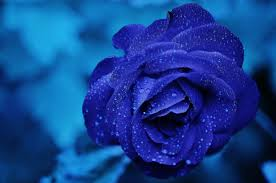
#> input picture img.jpeg, 276 x 183 px
$ python histogram_with_mask.py --image img.jpeg
#> lines starting #> are read from the running program, lines starting #| are printed output that depends on the picture; after the words box and inside, x2 and y2 are one past the last pixel; in counts of white or black regions, pixels touching at a corner belong together
import numpy as np
import cv2 as cv
import argparse
from matplotlib import pyplot as plt

def plot_histogram(image , title, mask = None) :
	chans  = cv.split(image)
	colors = ("b","g","r")
	plt.figure()
	plt.title(title)
	plt.xlabel("Bins")
	plt.ylabel("# of Pixels")
	for (chan,color) in zip(chans,colors) :
		hist = cv.calcHist([chan],[0],mask,[256],[0,256])
		plt.plot(hist, color = color)
		plt.xlim([0,256])


parser = argparse.ArgumentParser()
parser.add_argument("-i","--image",required = True,help = "HELP???")
args = parser.parse_args()

image = cv.imread(args.image)
#> image is the input picture: shape (183, 276, 3); mean B, G, R 144.6, 64.9, 19.3
cv.imshow("Original",image)
plot_histogram(image,"Histogram for original image")
#> the loop in plot_histogram, `for (chan,color) in zip(chans,colors) :` made 3 passes
#> color on passes 1 to 3: 'b', 'g', 'r'

mask = np.zeros(image.shape[:2],dtype = 'uint8')
cv.rectangle(mask,(15,15),(100,100),255,-1)
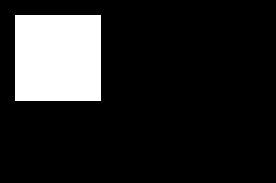
#> mask: shape (183, 276); 14.6% white; 1 white region, box (x1, y1, x2, y2) and area: (15, 15, 101, 101) 7396
cv.imshow("Mask",mask)

masked = cv.bitwise_and(image,image,mask = mask)
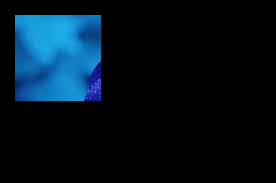
#> masked: shape (183, 276, 3); mean B, G, R 27.7, 17.4, 2.7
cv.imshow("Masked Image",masked)

plot_histogram(image,"Histogram for Masked image",mask = mask)
#> the loop in plot_histogram (call 2), `for (chan,color) in zip(chans,colors) :` made 3 passes
plt.show()
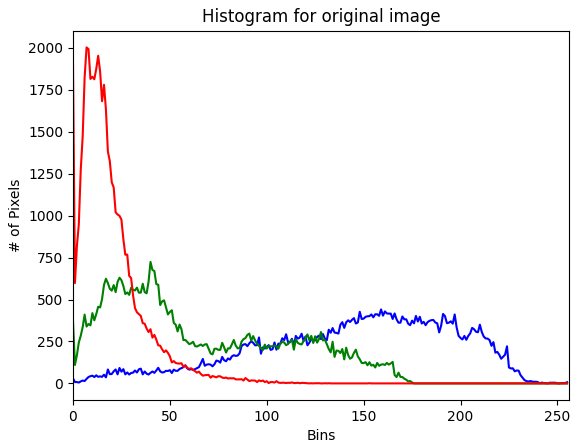
#> figure drawn by matplotlib, 1 panel; curve peaks at x = 159, y = 441; curve peaks at x = 40, y = 724; curve peaks at x = 7, y = 2003
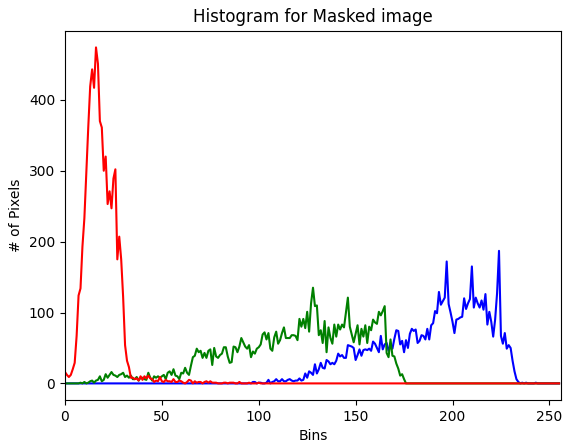
#> figure drawn by matplotlib, 1 panel; curve peaks at x = 224, y = 187; curve peaks at x = 128, y = 135; curve peaks at x = 16, y = 474
cv.waitKey(0)
